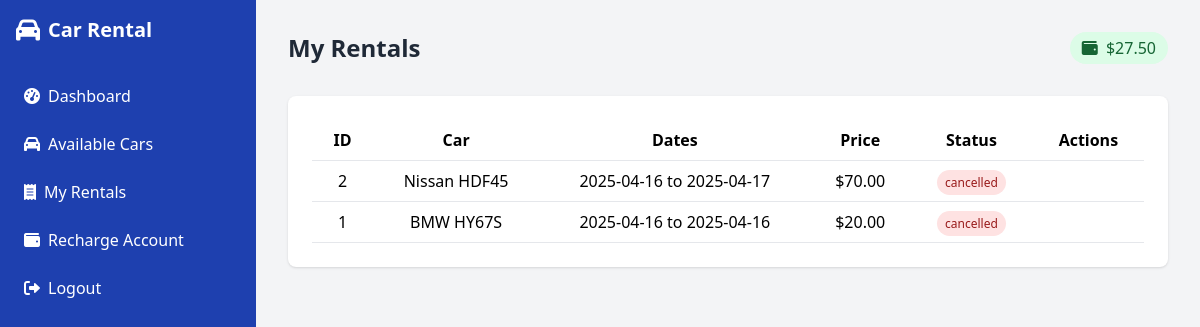
/customer/my_rentals.php (signed in), run on the app's committed database.
### tables this page shows
CREATE TABLE users (
  id int(11) NOT NULL,
  username varchar(50) NOT NULL,
  password varchar(255) NOT NULL,
  email varchar(100) NOT NULL,
  role enum('admin','customer') NOT NULL,
  balance decimal(10,2) DEFAULT 0.00,
  created_at timestamp NOT NULL DEFAULT current_timestamp()
);

CREATE TABLE rentals (
  id int(11) NOT NULL,
  user_id int(11) NOT NULL,
  car_id int(11) NOT NULL,
  start_date date NOT NULL,
  end_date date NOT NULL,
  total_price decimal(10,2) NOT NULL,
  status enum('active','completed','cancelled') DEFAULT 'active',
  created_at timestamp NOT NULL DEFAULT current_timestamp()
);

CREATE TABLE cars (
  id int(11) NOT NULL,
  make varchar(50) NOT NULL,
  model varchar(50) NOT NULL,
  year int(11) NOT NULL,
  color varchar(30) NOT NULL,
  price_per_day decimal(10,2) NOT NULL,
  available tinyint(1) DEFAULT 1,
  image_path varchar(255) DEFAULT NULL,
  created_at timestamp NOT NULL DEFAULT current_timestamp()
);

### customer/my_rentals.php (the view, shortened to what this page needs)
<?php
require_once '../includes/db_connect.php';
?>
<!DOCTYPE html>
<html lang="en">
<head>
    <script src="https://cdn.tailwindcss.com"></script>
    <link rel="stylesheet" href="https://cdnjs.cloudflare.com/ajax/libs/font-awesome/6.0.0-beta3/css/all.min.css">
</head>
<body class="bg-gray-100">
    <div class="flex h-screen">
        <?php include 'dashboard.php'; ?>
        <div class="flex-1 p-8">
            <div class="flex justify-between items-center mb-8">
                <h2 class="text-2xl font-bold text-gray-800">My Rentals</h2>
                <div class="flex items-center space-x-4">
                    <div class="bg-green-100 text-green-800 px-3 py-1 rounded-full">
                        <i class="fas fa-wallet mr-1"></i>
                        $<?php echo number_format($balance, 2); ?>
                    </div>
                </div>
            </div>
            <div class="bg-white p-6 rounded-lg shadow">
                <div class="overflow-x-auto">
                    <table class="min-w-full bg-white">
                        <thead>
                            <tr>
                                <th class="py-2 px-4 border-b">ID</th>
                                <th class="py-2 px-4 border-b">Car</th>
                                <th class="py-2 px-4 border-b">Dates</th>
                                <th class="py-2 px-4 border-b">Price</th>
                                <th class="py-2 px-4 border-b">Status</th>
                                <th class="py-2 px-4 border-b">Actions</th>
                            </tr>
                        </thead>
                        <tbody>
                            <?php
                            $stmt = $conn->prepare("
                                SELECT r.id, c.make, c.model, r.start_date, r.end_date,
                                       r.total_price, r.status, r.created_at
                                FROM rentals r
                                JOIN cars c ON r.car_id = c.id
                                WHERE r.user_id = :user_id
                                ORDER BY r.created_at DESC
                            ");
                            $stmt->bindParam(':user_id', $_SESSION['user_id']);
                            $stmt->execute();
                            if ($stmt->rowCount() > 0) {
                                while ($rental = $stmt->fetch(PDO::FETCH_ASSOC)) {
                                    echo "<tr>";
                                    echo "<td class='py-2 px-4 border-b' style='text-align: center'>{$rental['id']}</td>";
                                    echo "<td class='py-2 px-4 border-b' style='text-align: center'>{$rental['make']} {$rental['model']}</td>";
                                    echo "<td class='py-2 px-4 border-b' style='text-align: center'>{$rental['start_date']} to {$rental['end_date']}</td>";
                                    echo "<td class='py-2 px-4 border-b' style='text-align: center'>$" . number_format($rental['total_price'], 2) . "</td>";
                                    echo "<td class='py-2 px-4 border-b' style='text-align: center'>";
                                    echo "<span class='px-2 py-1 rounded-full text-xs ";
                                    switch($rental['status']) {
                                        case 'cancelled':
                                            echo "bg-red-100 text-red-800";
                                            break;
                                    }
                                    echo "'>{$rental['status']}</span>";
                                    echo "</td>";
                                    echo "<td class='py-2 px-4 border-b' style='text-align: center'>";
                                    echo "</tr>";
                                }
                            } else {
                                echo "<tr><td colspan='6' class='py-4 text-center text-gray-600'>You have no rental history.</td></tr>";
                            }
                            ?>
                        </tbody>
                    </table>
                </div>
            </div>
        </div>
    </div>
</body>
</html>

### data on the page
users: balance "27.50"
rentals: id "2", car.make "Nissan", car.model "HDF45", start_date "2025-04-16", end_date "2025-04-17", total_price "70.00", status "cancelled"
rentals: id "1", car.make "BMW", car.model "HY67S", start_date "2025-04-16", end_date "2025-04-16", total_price "20.00", status "cancelled"
